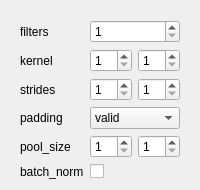
            <widget class="QWidget" name="tab_7">
             <attribute name="title">
              <string>3</string>
             </attribute>
             <layout class="QVBoxLayout" name="verticalLayout_18">
              <item>
               <widget class="QWidget" name="widget_10" native="true">
                <layout class="QVBoxLayout" name="verticalLayout_16">
                 <property name="leftMargin">
                  <number>0</number>
                 </property>
                 <property name="topMargin">
                  <number>0</number>
                 </property>
                 <property name="rightMargin">
                  <number>0</number>
                 </property>
                 <property name="bottomMargin">
                  <number>0</number>
                 </property>
                 <item>
                  <widget class="QWidget" name="widget_34" native="true">
                   <layout class="QFormLayout" name="formLayout_10">
                    <property name="labelAlignment">
                     <set>Qt::AlignLeading|Qt::AlignLeft|Qt::AlignVCenter</set>
                    </property>
                    <property name="formAlignment">
                     <set>Qt::AlignLeading|Qt::AlignLeft|Qt::AlignTop</set>
                    </property>
                    <property name="bottomMargin">
                     <number>0</number>
                    </property>
                    <item row="0" column="0">
                     <widget class="QLabel" name="label_48">
                      <property name="text">
                       <string>filters</string>
                      </property>
                     </widget>
                    </item>
                    <item row="0" column="1">
                     <widget class="QSpinBox" name="filters_3">
                      <property name="minimum">
                       <number>1</number>
                      </property>
                     </widget>
                    </item>
                    <item row="1" column="1">
                     <widget class="QWidget" name="widget_35" native="true">
                      <layout class="QHBoxLayout" name="horizontalLayout_26">
                       <property name="leftMargin">
                        <number>0</number>
                       </property>
                       <property name="topMargin">
                        <number>0</number>
                       </property>
                       <property name="rightMargin">
                        <number>0</number>
                       </property>
                       <property name="bottomMargin">
                        <number>0</number>
                       </property>
                       <item>
                        <widget class="QSpinBox" name="kernel_x_3">
                         <property name="toolTip">
                          <string>&lt;html&gt;&lt;head/&gt;&lt;body&gt;&lt;p&gt;x&lt;/p&gt;&lt;/body&gt;&lt;/html&gt;</string>
                         </property>
                         <property name="minimum">
                          <number>1</number>
                         </property>
                        </widget>
                       </item>
                       <item>
                        <widget class="QSpinBox" name="kernel_y_3">
                         <property name="toolTip">
                          <string>&lt;html&gt;&lt;head/&gt;&lt;body&gt;&lt;p&gt;y&lt;/p&gt;&lt;/body&gt;&lt;/html&gt;</string>
                         </property>
                         <property name="minimum">
                          <number>1</number>
                         </property>
                        </widget>
                       </item>
                      </layout>
                     </widget>
                    </item>
                    <item row="1" column="0">
                     <widget class="QLabel" name="label_49">
                      <property name="text">
                       <string>kernel</string>
                      </property>
                     </widget>
                    </item>
                    <item row="2" column="0">
                     <widget class="QLabel" name="label_50">
                      <property name="text">
                       <string>strides</string>
                      </property>
                     </widget>
                    </item>
                    <item row="2" column="1">
                     <widget class="QWidget" name="widget_36" native="true">
                      <layout class="QHBoxLayout" name="horizontalLayout_27">
                       <property name="leftMargin">
                        <number>0</number>
                       </property>
                       <property name="topMargin">
                        <number>0</number>
                       </property>
                       <property name="rightMargin">
                        <number>0</number>
                       </property>
                       <property name="bottomMargin">
                        <number>0</number>
                       </property>
                       <item>
                        <widget class="QSpinBox" name="stride_x_3">
                         <property name="toolTip">
                          <string>&lt;html&gt;&lt;head/&gt;&lt;body&gt;&lt;p&gt;x&lt;/p&gt;&lt;/body&gt;&lt;/html&gt;</string>
                         </property>
                         <property name="minimum">
                          <number>1</number>
                         </property>
                        </widget>
                       </item>
                       <item>
                        <widget class="QSpinBox" name="stride_y_3">
                         <property name="toolTip">
                          <string>&lt;html&gt;&lt;head/&gt;&lt;body&gt;&lt;p&gt;y&lt;/p&gt;&lt;/body&gt;&lt;/html&gt;</string>
                         </property>
                         <property name="minimum">
                          <number>1</number>
                         </property>
                        </widget>
                       </item>
                      </layout>
                     </widget>
                    </item>
                    <item row="3" column="0">
                     <widget class="QLabel" name="label_51">
                      <property name="text">
                       <string>padding</string>
                      </property>
                     </widget>
                    </item>
                    <item row="3" column="1">
                     <widget class="QComboBox" name="padding_3">
                      <item>
                       <property name="text">
                        <string>valid</string>
                       </property>
                      </item>
                      <item>
                       <property name="text">
                        <string>same</string>
                       </property>
                      </item>
                     </widget>
                    </item>
                    <item row="4" column="0">
                     <widget class="QLabel" name="label_52">
                      <property name="text">
                       <string>pool_size</string>
                      </property>
                     </widget>
                    </item>
                    <item row="4" column="1">
                     <widget class="QWidget" name="widget_37" native="true">
                      <layout class="QHBoxLayout" name="horizontalLayout_28">
                       <property name="leftMargin">
                        <number>0</number>
                       </property>
                       <property name="topMargin">
                        <number>0</number>
                       </property>
                       <property name="rightMargin">
                        <number>0</number>
                       </property>
                       <property name="bottomMargin">
                        <number>0</number>
                       </property>
                       <item>
                        <widget class="QSpinBox" name="pool_x_3">
                         <property name="toolTip">
                          <string>&lt;html&gt;&lt;head/&gt;&lt;body&gt;&lt;p&gt;x&lt;/p&gt;&lt;/body&gt;&lt;/html&gt;</string>
                         </property>
                         <property name="minimum">
                          <number>1</number>
                         </property>
                        </widget>
                       </item>
                       <item>
                        <widget class="QSpinBox" name="pool_y_3">
                         <property name="toolTip">
                          <string>&lt;html&gt;&lt;head/&gt;&lt;body&gt;&lt;p&gt;y&lt;/p&gt;&lt;/body&gt;&lt;/html&gt;</string>
                         </property>
                         <property name="minimum">
                          <number>1</number>
                         </property>
                        </widget>
                       </item>
                      </layout>
                     </widget>
                    </item>
                    <item row="5" column="0">
                     <widget class="QLabel" name="label_7">
                      <property name="text">
                       <string>batch_norm</string>
                      </property>
                     </widget>
                    </item>
                    <item row="5" column="1">
                     <widget class="QCheckBox" name="batch_norm_3">
                      <property name="text">
                       <string/>
                      </property>
                     </widget>
                    </item>
                   </layout>
                  </widget>
                 </item>
                </layout>
               </widget>
              </item>
             </layout>
            </widget>
